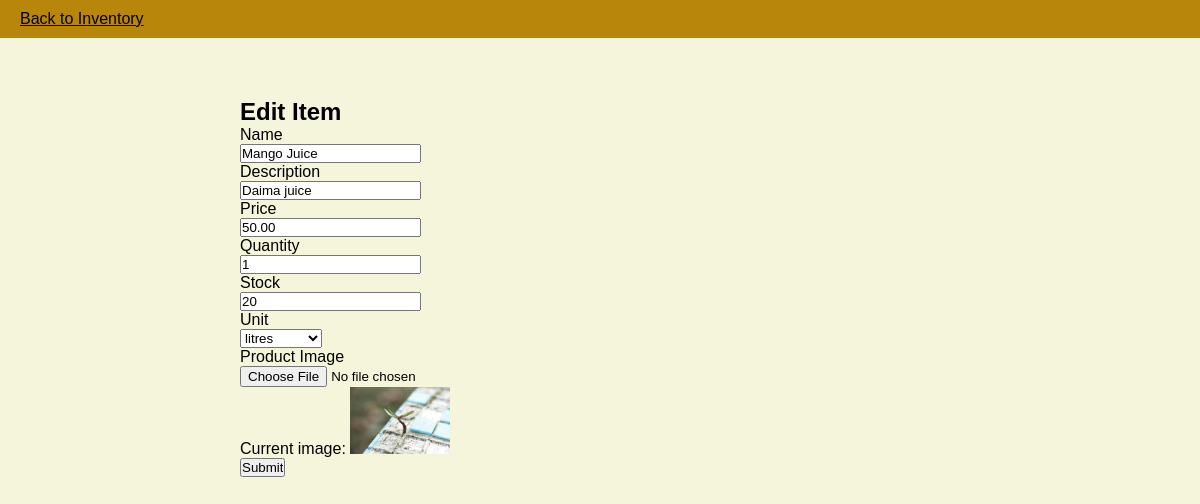
/edit-item/2, run on the app's committed database.
### models.py (models this page shows, shortened)
class InventoryItem(db.Model):
    __tablename__ = 'inventory_item'
    id = db.Column(db.Integer, primary_key=True)
    name = db.Column(db.String(150), nullable=False)
    quantity = db.Column(db.String(50), nullable=False)
    unit = db.Column(db.String(50), nullable=False)
    price = db.Column(db.Float, nullable=False)
    description = db.Column(db.String(255), nullable=True)
    stock = db.Column(db.Integer, default=0)
    image = db.Column(db.String(100), nullable=True)  # New field to store image filename

### app.py (the view, shortened to what this page needs)
@app.route('/edit-item/<int:item_id>', methods=['GET', 'POST'])
def edit_item(item_id):
    item = InventoryItem.query.get_or_404(item_id)
    form = ProductForm(obj=item)
    return render_template('edit_item.html', form=form, item=item)

### forms.py
class ProductForm(FlaskForm):
    name = StringField('Name', validators=[DataRequired()])
    description = StringField('Description')
    price = DecimalField('Price', validators=[DataRequired()])
    quantity = IntegerField('Quantity', validators=[DataRequired()])
    unit = SelectField('Unit', choices=[('litres', 'litres'), ('kilograms', 'kilograms'), ('grams', 'grams'), ('milligrams', 'milligrams'), ('millilitre', 'millilitre')], validators=[DataRequired()])
    stock = IntegerField('Stock', validators=[DataRequired()])
    image = FileField('Product Image', validators=[FileAllowed(['jpg', 'png', 'jpeg'], 'Images only!')])
    submit = SubmitField('Submit')

### app.py (called while the page is built)
@app.before_request
def before_request():
    if 'cart' not in session:
        session['cart'] = {}  # Initialize cart as a dictionary

### templates/edit_item.html (shortened to what this page needs)
<!DOCTYPE html>
<html lang="en">
<head>
    <link rel="stylesheet" href="{{ url_for('static', filename='css/style.css') }}">
</head>
<body>
    <header>
        <a href="{{ url_for('inventory') }}">Back to Inventory</a>
    </header>
    <main>
        <h2>Edit Item</h2>
        <form method="POST" enctype="multipart/form-data">
            <div>
                {{ form.name.label }}<br>
                {{ form.name() }}<br>
            </div>
            <div>
                {{ form.description.label }}<br>
                {{ form.description(rows=4, cols=50) }}<br>
            </div>
            <div>
                {{ form.price.label }}<br>
                {{ form.price() }}<br>
            </div>
            <div>
                {{ form.quantity.label }}<br>
                {{ form.quantity() }}<br>
            </div>
            <div>
                {{ form.stock.label }}<br>
                {{ form.stock() }}<br>
            </div>
            <div>
                {{ form.unit.label }}<br>
                {{ form.unit() }}<br>
            </div>
            <div>
                {{ form.image.label }}<br>
                {{ form.image() }}<br>
                {% if form.image.data %}
                    <p>Current image: <img src="{{ url_for('static', filename='images/' + form.image.data) }}" alt="Product Image" style="width: 100px; height: auto;"></p>
                {% endif %}
            </div>
            <div>
                {{ form.submit() }}
            </div>
        </form>
    </main>
</body>
</html>

### static/css/style.css (style rules this page uses)
* { margin: 0; padding: 0; box-sizing: border-box; }
body { font-family: Arial, Helvetica, sans-serif; background-color: beige; color: black; }
header { display: flex; justify-content: space-between; align-items: center; padding: 10px 20px; background-color: darkgoldenrod; color: wheat; }
main { margin-left: 220px; padding: 20px; padding-top: 60px; }
a { color: black; }

### data on the page
InventoryItem: name "Mango Juice", description "Daima juice", price "50.00", quantity "1", stock "20", unit "litres", image (picture)
